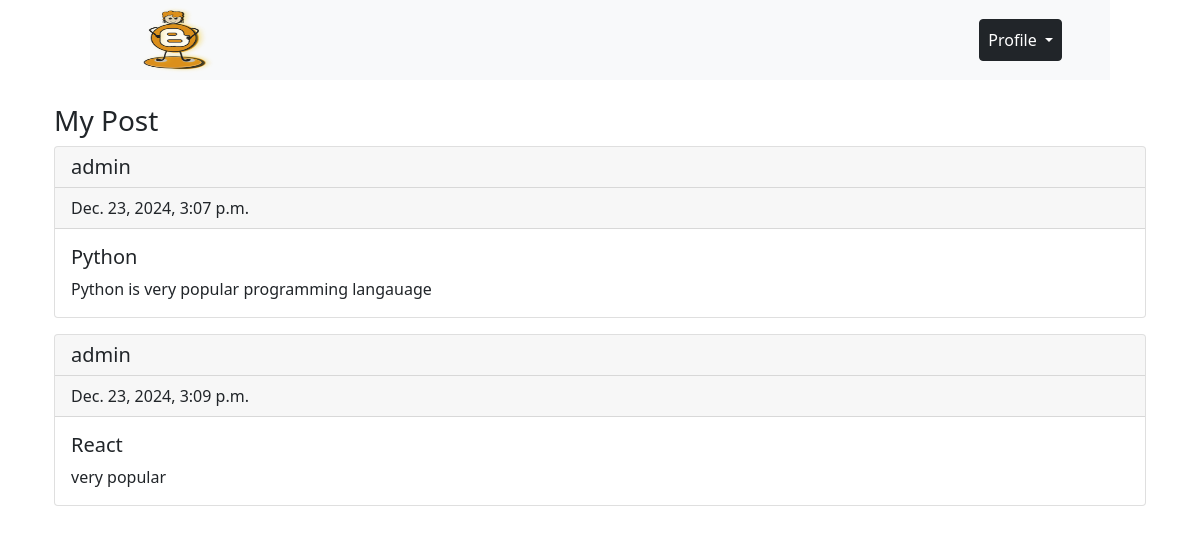
The app's page /mypost (signed in) with its own data.
### blog_app/models.py (models this page shows, shortened)
class Posts(models.Model):
    title = models.CharField(max_length=100)
    content = models.TextField()
    date_posted = models.DateTimeField(default=timezone.now)
    author = models.ForeignKey(User, on_delete=models.CASCADE)

### blog_app/views.py (the view)
# urls.py: path('mypost', views.mypost),
def mypost(request):
    context ={
        'posts':Posts.objects.filter(author = request.user)
    }
    return render(request, 'blog_app/mypost.html',context)

### blog_app/templates/blog_app/mypost.html (shortened to what this page needs)
{% extends "blog_app/base.html" %}
{% block content %}
{% load static %}
<nav class="navbar navbar-expand-lg navbar-light bg-light p-0 d-flex justify-content-between mx-md-5">
    <a href="home">
      <img src="{% static "images/logo.png" %}" alt="logo" width="80px" height="80px" class="navbar-brand mx-5">
    </a>
          <ul class="navbar-nav">
              <form action="" method = "post">
                  <li class="nav-item dropdown">
                      <a class="nav-link dropdown-toggle btn btn-dark text-white mx-md-5" href="#" id="navbarDropdownMenuLink" role="button" data-bs-toggle="dropdown" aria-expanded="false">
                        Profile
                      </a>
                    </li>
              </form>
            </ul>
  </nav>
    <div class="container-fluid mt-4">
      <h3>My Post</h3>
      {% for post in posts %}
      <div class="card mb-3">
          <h5 class="card-header">{{post.author}}</h5>
          <p class="card-header">{{post.date_posted}}</p>
          <div class="card-body">
            <h5 class="card-title">{{post.title}}</h5>
            <p class="card-text">{{post.content}}</p>
          </div>
        </div>
        {% endfor %}
    </div>
{% endblock content %}

### records on screen
Posts: author "admin", date_posted "Dec. 23, 2024, 3:07 p.m.", title "Python", content "Python is very popular programming langauage"
Posts: author "admin", date_posted "Dec. 23, 2024, 3:09 p.m.", title "React", content "very popular"
